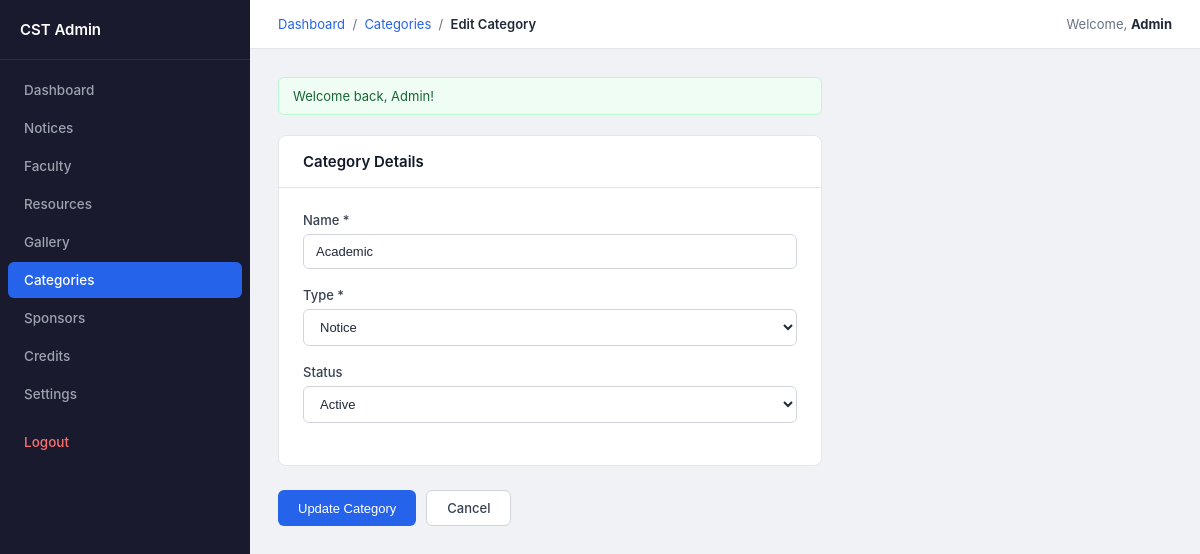
/control-panel/categories/edit.php?id=2 (signed in), run on the app's committed database.
### tables this page shows
CREATE TABLE IF NOT EXISTS categories (
    id INT AUTO_INCREMENT PRIMARY KEY,
    name VARCHAR(100) NOT NULL,
    slug VARCHAR(100) NOT NULL UNIQUE,
    type ENUM('notice','teacher','gallery','resource') NOT NULL DEFAULT 'notice',
    status TINYINT(1) DEFAULT 1,
    created_at TIMESTAMP DEFAULT CURRENT_TIMESTAMP
);

### includes/config.php (called while the page is built, shortened)
<?php
function getFlash() {
    if (isset($_SESSION['flash'])) {
        $flash = $_SESSION['flash'];
        return $flash;
    }
    return null;
}

### control-panel/categories/edit.php (the view, shortened to what this page needs)
<?php
require_once '../../includes/config.php';
require_once '../../includes/functions.php';
require_once '../auth-check.php';
$id = (int)($_GET['id'] ?? 0);
try {
    $stmt = $pdo->prepare("SELECT * FROM categories WHERE id = ? LIMIT 1");
    $stmt->execute([$id]);
    $category = $stmt->fetch(PDO::FETCH_ASSOC);
} catch (PDOException $e) {
    $category = false;
}
$types = ['notice' => 'Notice', 'teacher' => 'Teacher', 'gallery' => 'Gallery', 'resource' => 'Resource'];
$adminName = $_SESSION['admin_name'] ?? 'Admin';
?>
<!DOCTYPE html>
<html lang="en">
<head>
</head>
<body>
<div class="admin-layout">
    <aside class="admin-sidebar">
        <div class="sidebar-header">
            <a href="../../" class="sidebar-logo">
                CST Admin
            </a>
        </div>
        <nav class="sidebar-nav">
            <a href="../dashboard.php" class="nav-item"><?php echo icon('dashboard', 18); ?> Dashboard</a>
            <a href="../notices/" class="nav-item"><?php echo icon('notice', 18); ?> Notices</a>
            <a href="../teachers/" class="nav-item"><?php echo icon('users', 18); ?> Faculty</a>
            <a href="../resources/" class="nav-item"><?php echo icon('download', 18); ?> Resources</a>
            <a href="../gallery/" class="nav-item"><?php echo icon('image', 18); ?> Gallery</a>
            <a href="index.php" class="nav-item active"><?php echo icon('category', 18); ?> Categories</a>
            <a href="../sponsors/" class="nav-item"><?php echo icon('award', 18); ?> Sponsors</a>
            <a href="../credits/" class="nav-item"><?php echo icon('star', 18); ?> Credits</a>
            <a href="../settings.php" class="nav-item"><?php echo icon('settings', 18); ?> Settings</a>
            <a href="../logout.php" class="nav-item nav-item-danger"><?php echo icon('logout', 18); ?> Logout</a>
        </nav>
    </aside>
    <main class="admin-content">
        <header class="admin-header">
            <div class="breadcrumb"><a href="../dashboard.php">Dashboard</a> &nbsp;/&nbsp; <a href="index.php">Categories</a> &nbsp;/&nbsp; <strong>Edit Category</strong></div>
            <div class="admin-user">Welcome, <strong><?php echo htmlspecialchars($adminName); ?></strong></div>
        </header>
        <div class="admin-body">
            <?php echo displayFlash(); ?>
            <form method="POST" action="">
                <div class="panel">
                    <div class="panel-header"><h2>Category Details</h2></div>
                    <div class="panel-body">
                        <div class="form-group">
                            <label>Name *</label>
                            <input type="text" name="name" required value="<?php echo htmlspecialchars($category['name']); ?>">
                        </div>
                        <div class="form-group">
                            <label>Type *</label>
                            <select name="type" required>
                                <?php foreach ($types as $key => $label): ?>
                                    <option value="<?php echo $key; ?>" <?php echo $category['type'] === $key ? 'selected' : ''; ?>><?php echo $label; ?></option>
                                <?php endforeach; ?>
                            </select>
                        </div>
                        <div class="form-group">
                            <label>Status</label>
                            <select name="status">
                                <option value="active" <?php echo ($category['status'] ?? 0) == 1 ? 'selected' : ''; ?>>Active</option>
                            </select>
                        </div>
                    </div>
                </div>
                <div style="display:flex;gap:10px;margin-top:4px;">
                    <button type="submit" class="btn-primary">Update Category</button>
                    <a href="index.php" class="btn-secondary">Cancel</a>
                </div>
            </form>
        </div>
    </main>
</div>
</body>
</html>

### control-panel/categories/edit.php (style rules this page uses)
*, *::before, *::after { box-sizing: border-box; margin: 0; padding: 0; }
body { font-family: -apple-system, BlinkMacSystemFont, 'Segoe UI', Roboto, sans-serif; background: #f0f2f5; color: #1f2937; }
.admin-layout { display: flex; min-height: 100vh; }
.admin-sidebar { width: 250px; background: #1a1a2e; color: #e5e7eb; position: fixed; top: 0; left: 0; bottom: 0; display: flex; flex-direction: column; z-index: 100; overflow-y: auto; }
.sidebar-header { padding: 20px; border-bottom: 1px solid rgba(255,255,255,0.08); }
.sidebar-logo { display: flex; align-items: center; gap: 10px; text-decoration: none; color: #fff; font-weight: 600; font-size: 15px; }
.sidebar-nav { padding: 12px 8px; flex: 1; }
.nav-item { display: flex; align-items: center; gap: 10px; padding: 10px 16px; border-radius: 6px; color: #9ca3af; text-decoration: none; font-size: 13.5px; font-weight: 450; transition: background 0.15s, color 0.15s; margin-bottom: 2px; }
.nav-item.active { background: #2563eb; color: #fff; }
.nav-item-danger { margin-top: 12px; color: #f87171; }
.admin-content { margin-left: 250px; flex: 1; min-height: 100vh; }
.admin-header { background: #fff; border-bottom: 1px solid #e5e7eb; padding: 16px 28px; display: flex; align-items: center; justify-content: space-between; position: sticky; top: 0; z-index: 50; }
.breadcrumb { font-size: 13px; color: #6b7280; }
.breadcrumb strong { color: #1f2937; font-weight: 600; }
.breadcrumb a { color: #2563eb; text-decoration: none; }
.admin-user { font-size: 13px; color: #6b7280; }
.admin-user strong { color: #1f2937; }
.admin-body { padding: 28px; max-width: 600px; }
.panel { background: #fff; border-radius: 8px; border: 1px solid #e5e7eb; margin-bottom: 24px; overflow: hidden; }
.panel-header { padding: 16px 24px; border-bottom: 1px solid #e5e7eb; }
.panel-header h2 { font-size: 15px; font-weight: 600; color: #111827; }
.panel-body { padding: 24px; }
.form-group { margin-bottom: 18px; }
.form-group label { display: block; font-size: 13px; font-weight: 500; color: #374151; margin-bottom: 6px; }
.form-group input[type="text"], .form-group select { width: 100%; padding: 9px 12px; border: 1px solid #d1d5db; border-radius: 6px; font-size: 13px; color: #1f2937; background: #fff; transition: border-color 0.2s; }
.btn-primary { display: inline-flex; align-items: center; gap: 6px; padding: 9px 20px; background: #2563eb; color: #fff; border: none; border-radius: 6px; font-size: 13px; font-weight: 500; cursor: pointer; transition: background 0.2s; }
.btn-secondary { display: inline-flex; align-items: center; gap: 6px; padding: 9px 20px; background: #fff; color: #374151; border: 1px solid #d1d5db; border-radius: 6px; font-size: 13px; font-weight: 500; cursor: pointer; text-decoration: none; transition: background 0.2s; }

### data on the page
categories: name "Academic", type "Notice", status "Active"

### other printed values
$adminName "Admin"
$flash['message'] "Welcome back, Admin!"
